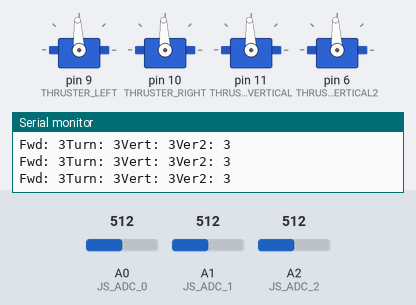
This sketch was run on a simulated Arduino Uno, built with avr-gcc and run on an emulated ATmega328P. Parts: 4 × servo, the last lines printed to the serial monitor. Inputs (shaded band) come from the test bench; at power-on: A0 (JS_ADC_0) = 512, A2 (JS_ADC_2) = 512, A1 (JS_ADC_1) = 512.

Above: at 8.2 s.
8.3 s: A0 (JS_ADC_0) set to 390
At 9.0 s:
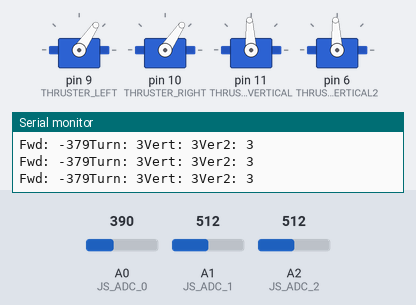
9.8 s: A2 (JS_ADC_2) set to 819
At 11.0 s:
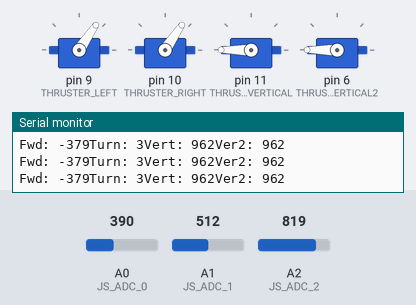
11.3 s: A2 (JS_ADC_2) set to 838
12.8 s: A1 (JS_ADC_1) set to 390
At 14.0 s:
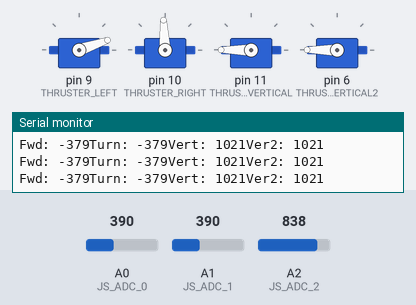
14.3 s: A0 (JS_ADC_0) set to 410
At 14.8 s:
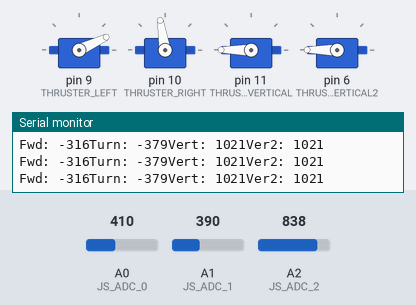
15.8 s: A1 (JS_ADC_1) set to 471
At 17.0 s:
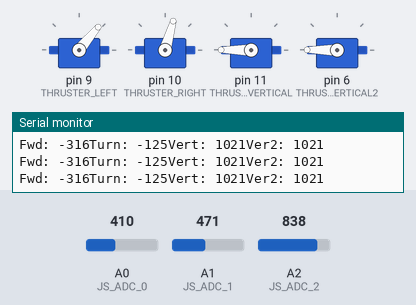
17.3 s: A1 (JS_ADC_1) set to 495
At 17.9 s:
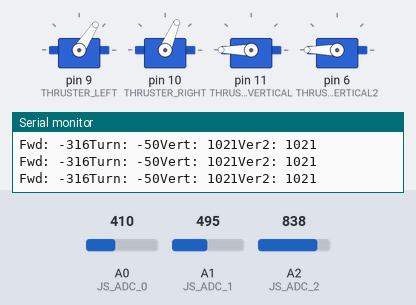
Timing chart, 0 to 19.8 s (numbered marks = the images above; inputs shaded):
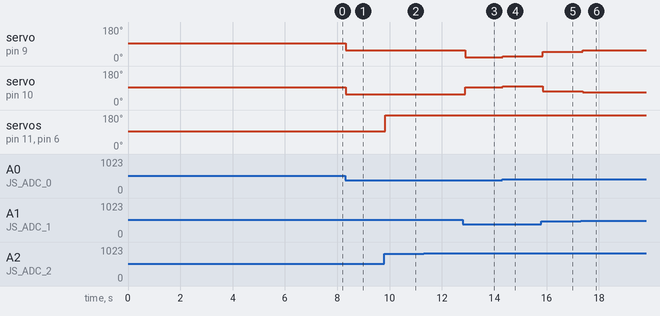

Measured:
- after the input at 8.3 s, servo on pin 9 (THRUSTER_LEFT), servo on pin 10 (THRUSTER_RIGHT): 93° → 56° at once
- after the input at 9.8 s, servo on pin 11 (THRUSTER_VERTICAL), servo on pin 6 (THRUSTER_VERTICAL2): 93° → 180° at once
- after the input at 12.8 s, servo on pin 9 (THRUSTER_LEFT): 56° → 19° after 0.09 s; servo on pin 10 (THRUSTER_RIGHT): 56° → 93° after 0.09 s
- after the input at 14.3 s, servo on pin 9 (THRUSTER_LEFT): 19° → 25° at once; servo on pin 10 (THRUSTER_RIGHT): 93° → 99° at once
- after the input at 15.8 s, servo on pin 9 (THRUSTER_LEFT): 25° → 50° after 0.05 s; servo on pin 10 (THRUSTER_RIGHT): 99° → 74° after 0.05 s
- after the input at 17.3 s, servo on pin 9 (THRUSTER_LEFT): 50° → 57° after 0.07 s; servo on pin 10 (THRUSTER_RIGHT): 74° → 67° after 0.07 s

The sketch:

MotorControlTest.ino
```cpp
// (licence header left out)
#include <Servo.h>

// Joystick Settings
static const int JS_CENTER_0 = 511; // Analog reading at center, 0-1023
static const int JS_CENTER_1 = 511;
static const int JS_CENTER_2 = 511;
static const int JS_RANGE_0 = 128; // Analog range, 0-1023
static const int JS_RANGE_1 = 128; // Set to 128 for Parallax joystick
static const int JS_RANGE_2 = 128;
static const int JS_DIR_0 = 1; // +1 or -1
static const int JS_DIR_1 = 1;
static const int JS_DIR_2 = 1;
static const int JS_CENTER_3 = 511;
static const int JS_RANGE_3 = 128;
static const int JS_DIR_3 = 1;

// ESC/Thruster Settings
static const int MAX_FWD_REV_THROTTLE = 400; // Value between 0-400
static const int MAX_TURN_THROTTLE = 400; // Value between 0-400
static const int MAX_VERTICAL_THROTTLE = 400; // Value between 0-400
static const int MAX_VERTICAL_THROTTLE2 = 400; // Value between 0-400
static const int CENTER_THROTTLE = 1500;


// Arduino Pins
static const byte JS_ADC_0 = A0;
static const byte JS_ADC_1 = A1;
static const byte JS_ADC_2 = A2;
static const byte THRUSTER_LEFT = 9;
static const byte THRUSTER_RIGHT = 10;
static const byte THRUSTER_VERTICAL = 11;
static const byte THRUSTER_VERTICAL2 = 6;
static const byte JS_ADC_3 = A3;


// Servos
Servo thrusterLeft;
Servo thrusterRight;
Servo thrusterVertical;
Servo thrusterVertical2;

void setup() {
  // Set up serial port to print inputs and outputs
  Serial.begin(38400);

  // Set up Arduino pins to send servo signals to ESCs
  thrusterLeft.attach(THRUSTER_LEFT);
  thrusterRight.attach(THRUSTER_RIGHT);
  thrusterVertical.attach(THRUSTER_VERTICAL);
  thrusterVertical2.attach(THRUSTER_VERTICAL2);
  // Set output signal to 1500 microsecond pulse (stopped command)
  thrusterLeft.writeMicroseconds(CENTER_THROTTLE);
  thrusterRight.writeMicroseconds(CENTER_THROTTLE);
  thrusterVertical.writeMicroseconds(CENTER_THROTTLE);
  thrusterVertical2.writeMicroseconds(CENTER_THROTTLE);
  // Delay to allow time for ESCs to initialize
  delay(7000);
}

void loop() {
  // Read the joysticks and use the Arduino "map" function to map the raw values
  // to the desired output commands.
  int forwardCommand    = map(analogRead(JS_ADC_0), // Read raw joystick value
                              JS_CENTER_0-JS_DIR_0*JS_RANGE_0, // Joystick low value
                              JS_CENTER_0+JS_DIR_0*JS_RANGE_0, // Joystick high value
                              -MAX_FWD_REV_THROTTLE, // Command low value
                              MAX_FWD_REV_THROTTLE); // Command high value
  int turnCommand       = map(analogRead(JS_ADC_1), // Read raw joystick value
                              JS_CENTER_1-JS_DIR_1*JS_RANGE_1, // Joystick low value
                              JS_CENTER_1+JS_DIR_1*JS_RANGE_1, // Joystick high value
                              -MAX_TURN_THROTTLE, // Command low value
                              MAX_TURN_THROTTLE); // Command high value
  int verticalCommand   = map(analogRead(JS_ADC_2), // Read raw joystick value
                              JS_CENTER_2-JS_DIR_2*JS_RANGE_2, // Joystick low value
                              JS_CENTER_2+JS_DIR_2*JS_RANGE_2, // Joystick high value
                              -MAX_VERTICAL_THROTTLE, // Command low value
                              MAX_VERTICAL_THROTTLE); // Command high value

  int vertical2Command   = map(analogRead(JS_ADC_2), // Read raw joystick value
                              JS_CENTER_2-JS_DIR_2*JS_RANGE_2, // Joystick low value
                              JS_CENTER_2+JS_DIR_2*JS_RANGE_2, // Joystick high value
                              -MAX_VERTICAL_THROTTLE2, // Command low value
                              MAX_VERTICAL_THROTTLE2); // Command high value


  // Combine the "stopped" command with forward, turn, and vertical and send
  // to the ESCs.
  thrusterLeft.writeMicroseconds(CENTER_THROTTLE+forwardCommand+turnCommand);
  thrusterRight.writeMicroseconds(CENTER_THROTTLE+forwardCommand-turnCommand);
  thrusterVertical.writeMicroseconds(CENTER_THROTTLE+verticalCommand);
  thrusterVertical2.writeMicroseconds(CENTER_THROTTLE+vertical2Command);
  // Output via serial
  Serial.print("Fwd: "); Serial.print(forwardCommand);
  Serial.print("Turn: "); Serial.print(turnCommand);
  Serial.print("Vert: "); Serial.print(verticalCommand);
  Serial.print("Ver2: "); Serial.print(vertical2Command);
  Serial.println("");

  // Delay 1/10th of a second. No need to update at super fast rates.
  delay(100);
}
```
